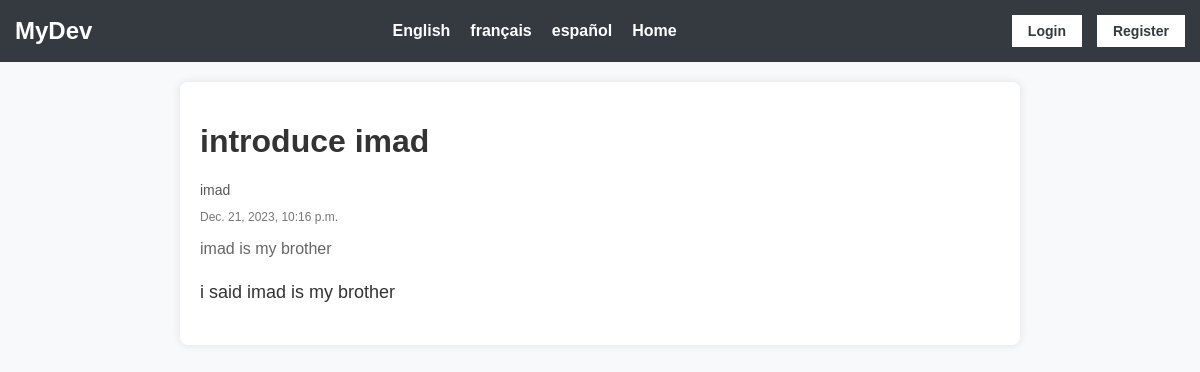
Screenshot of /en/details/5/ with the database file from the repository.
### medium/models.py (models this page shows, shortened)
class Article(models.Model):
    title = models.CharField(max_length=64, null=False)
    author = models.ForeignKey(User, null=False, on_delete=models.CASCADE)
    created = models.DateTimeField(auto_now_add=True, null=False)
    synopsis = models.CharField(max_length=312, null=False)
    content = models.TextField(null=False)

### medium/views.py (the view, shortened to what this page needs)
class Details(DetailView, CreateView):
    model = Article
    template_name='details.html'
    context_object_name = 'article'
    form_class = AddToFavouriteForm
    article_object: Article
    pk: int
    def get_context_data(self, **kwargs: Any) -> dict[str, Any]:
        context = super().get_context_data(**kwargs)
        if self.request.user.is_authenticated:
            try:
                user = UserFavouriteArticle.objects.get(user=self.request.user, article=self.get_object())
                context['already_liked'] = True
            except UserFavouriteArticle.DoesNotExist:
                context['already_liked'] = False
        return context

### medium/templates/details.html (shortened to what this page needs)
{% load i18n %}
<!DOCTYPE html>
<html lang="en">
<head>
</head>
<body>
    {% include 'navbar.html' %}
    <div class="blog-post">
        <h1>{{ article.title }}</h1>
        <p class="author">{{article.author.username}}</p>
        <p class="create-date">{{article.created}}</p>
        <p class="synopsis">{{article.synopsis}}</p>
        <div class="content">
            <p>{{article.content}}</p>
        </div>
    </div>
</body>
</html>

### medium/templates/details.html (style rules this page uses)
body { font-family: 'Arial', sans-serif; margin: 0; padding: 0; background-color: #f8f9fa; }
.blog-post { max-width: 800px; margin: 20px auto; padding: 20px; background-color: #ffffff; border-radius: 8px; box-shadow: 0 0 10px rgba(0, 0, 0, 0.1); }
.blog-post h1 { color: #333333; }
.author { color: #555555; font-size: 14px; margin-bottom: 10px; }
.create-date { color: #777777; font-size: 12px; margin-bottom: 10px; }
.synopsis { color: #666666; font-size: 16px; margin-bottom: 20px; }
.content { color: #333333; font-size: 18px; line-height: 1.6; }

### medium/templates/navbar.html (style rules this page uses)
body { font-family: 'Arial', sans-serif; margin: 0; padding: 0; background-color: #f8f9fa; }

### rows the page displays
Article: title "introduce imad", author.username "imad", created "Dec. 21, 2023, 10:16 p.m.", synopsis "imad is my brother", content "i said imad is my brother"
